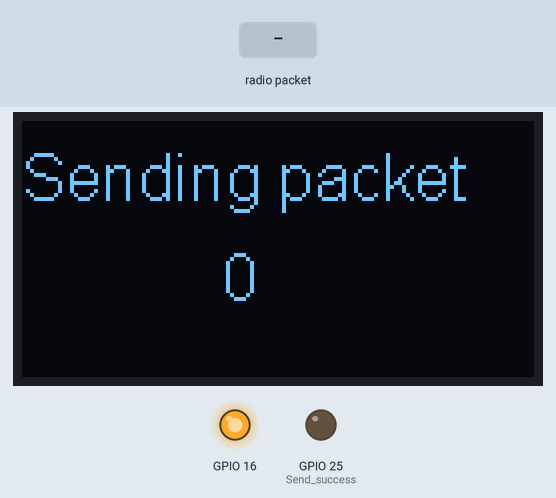
Simulated run of this sketch. Board: ESP32. On the bench: 128×64 one-colour display, output pins drawn as LEDs (lit = HIGH). Dashed ring = blinking. Inputs (shaded band) come from the test bench. No radio packets arrive unless stated; what the sketch prints to the serial monitor is not drawn.

Above: at 3.3 s.
3.4 s: radio packet "1" arrives
At 6.0 s:
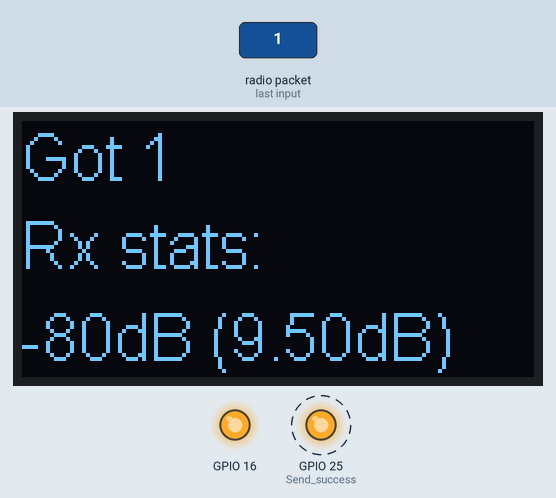
At 8.1 s:
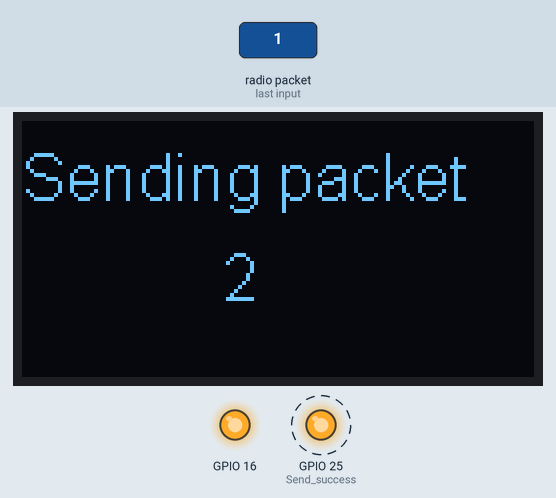
Timing chart, 0 to 13.4 s (numbered marks = the images above; inputs shaded):
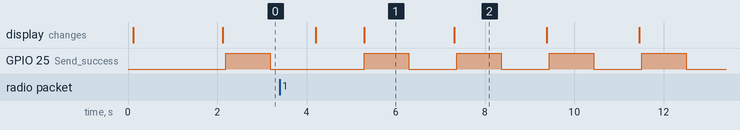

Measured:
- after the input at 3.4 s, the display: first differs from a run without the input after 1.9 s (image 1)
- by itself, GPIO 25 (Send_success): alternates HIGH for 1.0 s and LOW for 1.1 s
- what the display in image 1 shows lasts 2.0 s, from 5.3 s to 7.3 s

The sketch:

LoRa_Master.ino
```cpp
#include <Wire.h>  // Only needed for Arduino 1.6.5 and earlier
#include "SSD1306.h" // alias for `#include "SSD1306Wire.h"`

#include <SPI.h>
#include <LoRa.h>
// #include "SSD1306.h"
#include<Arduino.h>

SSD1306 display(0x3c, 4, 15);

//OLED pins to ESP32 GPIOs via this connecthin:
//OLED_SDA â€” GPIO4
//OLED_SCL â€” GPIO15
//OLED_RST â€” GPIO16

// WIFI_LoRa_32 ports

// GPIO5 â€” SX1278â€™s SCK
// GPIO19 â€” SX1278â€™s MISO
// GPIO27 â€” SX1278â€™s MOSI
// GPIO18 â€” SX1278â€™s CS
// GPIO14 â€” SX1278â€™s RESET
// GPIO26 â€” SX1278â€™s IRQ(Interrupt Request)

#define SS 18
#define RST 14
#define DI0 26

// LoRa Settings
#define BAND 915.00E6
#define spreadingFactor 9
// #define SignalBandwidth 62.5E3
#define SignalBandwidth 31.25E3
#define preambleLength 8
#define codingRateDenominator 8

// ADC? Battery voltage
// const uint8_t vbatPin = 34;
// float VBAT;  // battery voltage from ESP32 ADC readint counter = 0;

int counter = 0;

void setup() {
  pinMode(25,OUTPUT); //Send success, LED will bright 1 second

  pinMode(16,OUTPUT);
  digitalWrite(16, LOW); // set GPIO16 low to reset OLED
  delay(50);
  digitalWrite(16, HIGH);

  Serial.begin(115200);
  while (!Serial); //If just the the basic function, must connect to a computer

// Initialising the UI will init the display too.
  display.init();
  display.flipScreenVertically();
  display.setFont(ArialMT_Plain_10);
  display.setTextAlignment(TEXT_ALIGN_LEFT);
  display.drawString(5,5,"LoRa Master");
  display.display();

  SPI.begin(5,19,27,18);
  LoRa.setPins(SS,RST,DI0);
  Serial.println("LoRa Sender");

  /*
  pinMode(vbatPin, INPUT);
  VBAT = (120.0/20.0) * (float)(analogRead(vbatPin)) / 1024.0; // LiPo battery voltage in volts
  Serial.println("Vbat = "); Serial.print(VBAT); Serial.println(" Volts");
*/

  if (!LoRa.begin(BAND)) {
    Serial.println("Starting LoRa failed!");
    while (1);
  }

  Serial.print("LoRa Spreading Factor: ");
  Serial.println(spreadingFactor);
  LoRa.setSpreadingFactor(spreadingFactor);

  Serial.print("LoRa Signal Bandwidth: ");
  Serial.println(SignalBandwidth);
  LoRa.setSignalBandwidth(SignalBandwidth);

  LoRa.setCodingRate4(codingRateDenominator);
  LoRa.setPreambleLength(preambleLength);

  Serial.println("LoRa Initial OK!");
  display.drawString(5,20,"LoRa Initializing OK!");
  display.display();

  String RxString = "Initialise";
  delay(2000);
}

void loop() {
  Serial.print("Sending packet: ");
  Serial.println(counter);

  display.clear();
  display.setFont(ArialMT_Plain_16);
  display.drawString(0, 5, "Sending packet ");
  display.drawString(50, 30, String(counter));
  display.display();

  // send packet
  LoRa.beginPacket();
//  LoRa.print(RxString + " ");
  LoRa.print(counter);
  LoRa.endPacket();

  // delay(100);
  // Now see if we can get our Tx strength info back

  // try to parse packet
  int packetSize = LoRa.parsePacket();
  if (packetSize) {
    // received a packets
    Serial.print("Received packet. ");

    display.clear();
    display.setFont(ArialMT_Plain_16);
    //display.drawString(3, 0, "Received packet ");
    //display.display();

    // read packet
    while (LoRa.available()) {
      String data = LoRa.readString();
      Serial.print(data);
      display.drawString(0,0, "Got " + data);
      display.display();
    }

    // print RSSI of packet
    Serial.print(" with RSSI ");
    Serial.println(LoRa.packetRssi());
    Serial.print(" with SNR ");
    Serial.println(LoRa.packetSnr());
    // display.drawString(0, 45, "RSSI: ");
    // display.drawString(50, 45, (String)LoRa.packetRssi());
    String RxString = (String)LoRa.packetRssi() + "dB (" + (String)LoRa.packetSnr() +"dB)";
    display.drawString(0, 22, "Rx stats:");
    display.drawString(0, 45, RxString);
    display.display();
  }

  counter++;
  digitalWrite(25, HIGH); // turn the LED on (HIGH is the voltage level)
  delay(1000); // wait for a second
  digitalWrite(25, LOW); // turn the LED off by making the voltage LOW
  delay(1000); // wait for a second

// delay(3000);
}
```
